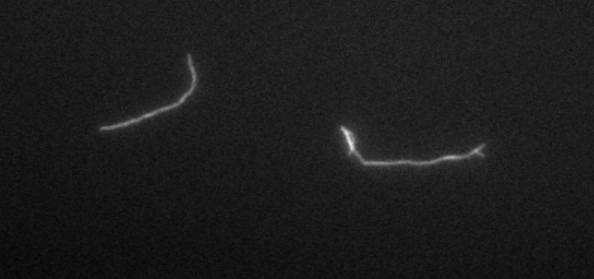
#> input picture Image Segmentation/2fil.PNG, 594 x 279 px
$ jupyter execute Presentable.ipynb
#> lines starting #> are read from the running program, lines starting #| are printed output that depends on the picture; after the words box and inside, x2 and y2 are one past the last pixel; in counts of white or black regions, pixels touching at a corner belong together
# Presentation

[cell 1]
import math
import numpy as np
import matplotlib.pyplot as plt
import skimage.data as data
import skimage.segmentation as seg
import skimage.filters as filters
import skimage.draw as draw
import skimage.color as color
from skimage.morphology import skeletonize as skel
from skimage.morphology import disk
from sklearn.preprocessing import normalize
from scipy import interpolate
from scipy.interpolate import Rbf, InterpolatedUnivariateSpline
import imageio as iio
import scipy.ndimage as ndi
from PIL import Image, ImageTk

# Loading image and setting formats

[cell 2]
#Loading image and setting proper format

im = iio.imread('2fil.PNG')
#> im is the input picture: shape (279, 594, 4); mean R, G, B, A 28, 28, 28, 255
im = color.rgb2gray(im)
#> im: shape (279, 594) float64

multi = iio.imread('multifil.PNG')
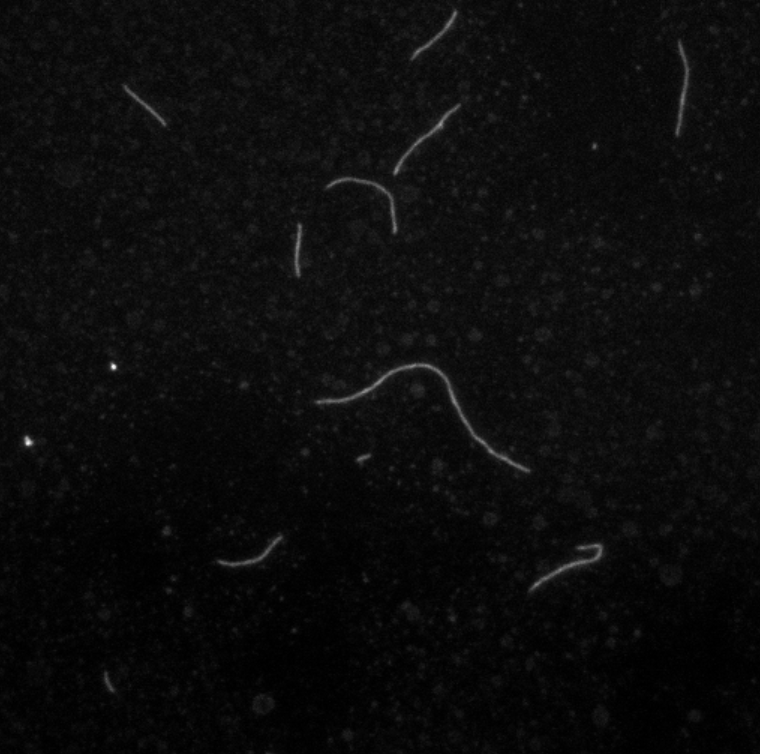
#> input picture Image Segmentation/multifil.PNG, 760 x 754 px
#> multi is the input picture: shape (754, 760, 4); mean R, G, B, A 11.7, 11.7, 11.7, 255
multi = color.rgb2gray(multi)
#> multi: shape (754, 760) float64
def im_show(image, nrows=1, ncols=1, cmap='gray', title=''):
    fig, ax = plt.subplots(nrows=nrows, ncols=ncols, figsize=(5, 5))
    ax.set_title(title, loc='center')
    ax.imshow(image, cmap='gray')
    ax.axis('off')
    return fig, ax

dx5 = iio.imread('Dx5-2 20nM 100%labelled wBSA_Thu Apr 11 2019_15.54.14.tif')
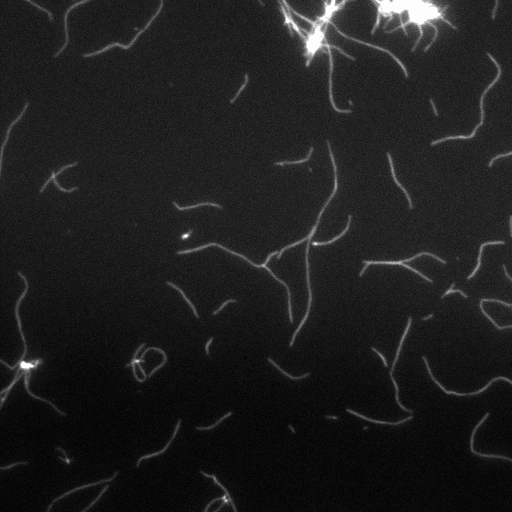
#> input picture Image Segmentation/Dx5-2 20nM 100%labelled wBSA_Thu Apr 11 2019_15.54.14.tif, 512 x 512 px
#> dx5 is the input picture: shape (512, 512); min 28, max 227, mean 52.3
dx5 = color.rgb2gray(dx5)

test1 = iio.imread('Dx5PEG 20nM 100%labelled_Fri May 10 2019_15.54.31.tif')
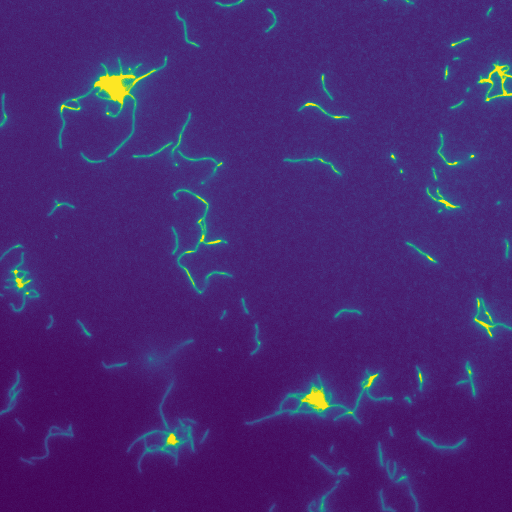
#> input picture Image Segmentation/Dx5PEG 20nM 100%labelled_Fri May 10 2019_15.54.31.tif, 512 x 512 px
#> test1 is the input picture: shape (512, 512, 4); mean R, G, B, A 70.5, 40.2, 114.8, 255
test1 = color.rgb2gray(test1)
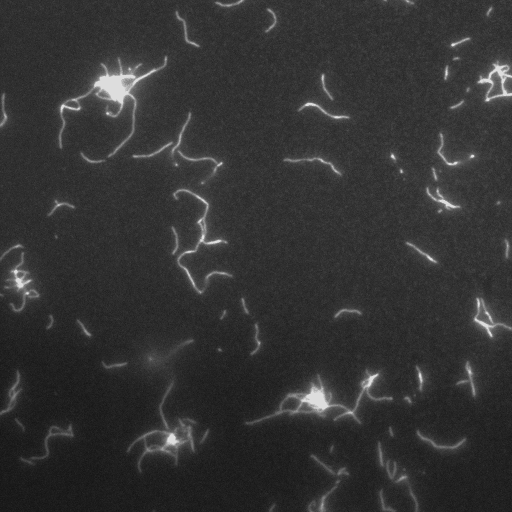
#> test1: shape (512, 512) float64; min 0.0832, max 0.869, mean 0.204
#im_show(im)
#im_show(multi)
im_show(dx5, title='Loaded image')
plt.savefig('loaded.PNG', dpi = 150)
#im_show(test1)

[cell 3]
file1 = "C:// asdasd/aosienoqwerwe/wrwehiu.tif"
name = file1.split("/")[-1].split(".")[0]
name

# Normalizing images

https://www.researchgate.net/post/How_do_I_normalize_2_grayscale_images_so_that_they_are_equivalent_to_each_other

https://stackoverflow.com/questions/21030391/how-to-normalize-an-array-in-numpy

[cell 4]
normulti= normalize(multi)
nordx = normalize(dx5)

[cell 5]
#im_show(nordx)

[cell 6]
#im_show(dx5)

# Thresholding

[cell 7]
#Experimenting to get a better final image
#idea that the interface could have slidebars to adjust image processing
def pre_processing_dark(multi):
    #thresholding, masking, filtering
    masked_multi = np.where(multi < np.percentile(multi, 99),0 , multi)
    mask_dilate = ndi.binary_dilation(masked_multi, iterations=1)
    mask_erosion = ndi.binary_erosion(mask_dilate, iterations=2)
    mask_closed = ndi.binary_closing(mask_erosion, iterations=3)
    mask_median = filters.median(mask_closed, disk(2.5))
    multi_final = mask_median

    return multi_final

def pre_processing_bright(multi):
    #thresholding, masking, filtering
    masked_multi = np.where(multi < np.percentile(multi, 94),0 , multi)
    mask_dilate = ndi.binary_dilation(masked_multi, iterations=3)
    mask_erosion = ndi.binary_erosion(mask_dilate, iterations=2)
    mask_closed = ndi.binary_closing(mask_erosion, iterations=2)
    mask_median = filters.median(mask_closed, disk(1.5))
    multi_final = mask_median

    return multi_final

[cell 8]
def pre_processing_general(multi):
    multi = normalize(multi, norm='l1')
    multi = np.where(multi < np.percentile(multi, 95),0 , multi)
    multi = ndi.binary_dilation(multi, iterations=2)
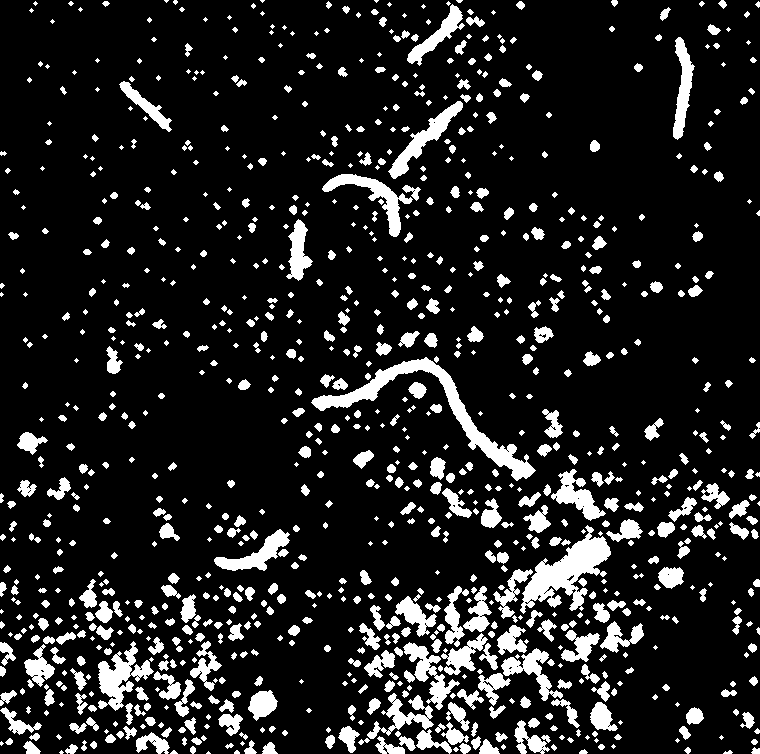
#> multi: shape (754, 760) bool; 13.2% white; 1003 white regions (317 under 20 px), largest, box (x1, y1, x2, y2) and area: (311, 357, 536, 481) 3722, (520, 525, 611, 614) 3189, (98, 641, 154, 711) 1619
    multi = ndi.binary_erosion(multi, iterations=1)
#> multi: shape (754, 760) bool; 8.9% white; 1151 white regions (719 under 20 px), largest, box (x1, y1, x2, y2) and area: (312, 358, 535, 480) 3126, (523, 534, 610, 602) 2362, (389, 102, 462, 178) 1116
    multi = ndi.binary_opening(multi, iterations=1)
#> multi: shape (754, 760) bool; 8.9% white; 1170 white regions (732 under 20 px), largest, box (x1, y1, x2, y2) and area: (312, 358, 535, 480) 3126, (523, 534, 610, 602) 2362, (389, 102, 462, 178) 1110
    #multi = ndi.binary_closing(multi, iterations=2)
    #multi = filters.median(multi, disk(5))


    return multi

multi_final = pre_processing_general(multi)
dx5_final = pre_processing_general(dx5)
#> in pre_processing_general (call 2), `multi = ndi.binary_dilation(multi, iterations=2)`: multi: shape (512, 512) bool; 9.7% white; 42 white regions (1 under 20 px), largest, box (x1, y1, x2, y2) and area: (279, 0, 410, 115) 3585, (175, 140, 354, 349) 3439, (370, 0, 457, 54) 2442
#> in pre_processing_general (call 2), `multi = ndi.binary_erosion(multi, iterations=1)`: multi: shape (512, 512) bool; 7.4% white; 45 white regions (4 under 20 px), largest, box (x1, y1, x2, y2) and area: (280, 1, 409, 114) 2964, (176, 141, 353, 348) 2550, (371, 1, 456, 53) 2063
#> in pre_processing_general (call 2), `multi = ndi.binary_opening(multi, iterations=1)`: multi: shape (512, 512) bool; 7.3% white; 45 white regions (4 under 20 px), largest, box (x1, y1, x2, y2) and area: (280, 1, 409, 114) 2960, (176, 141, 353, 348) 2550, (371, 1, 456, 53) 2053
test1_final = pre_processing_general(test1)
#> in pre_processing_general (call 3), `multi = ndi.binary_dilation(multi, iterations=2)`: multi: shape (512, 512) bool; 9.4% white; 69 white regions (2 under 20 px), largest, box (x1, y1, x2, y2) and area: (57, 54, 169, 159) 3109, (244, 367, 395, 427) 2950, (125, 402, 198, 474) 1940
#> in pre_processing_general (call 3), `multi = ndi.binary_erosion(multi, iterations=1)`: multi: shape (512, 512) bool; 7.2% white; 72 white regions (10 under 20 px), largest, box (x1, y1, x2, y2) and area: (58, 55, 168, 158) 2532, (245, 368, 394, 426) 2477, (126, 403, 197, 473) 1615
#> in pre_processing_general (call 3), `multi = ndi.binary_opening(multi, iterations=1)`: multi: shape (512, 512) bool; 7.2% white; 71 white regions (9 under 20 px), largest, box (x1, y1, x2, y2) and area: (58, 55, 168, 158) 2532, (245, 368, 394, 426) 2476, (126, 403, 197, 473) 1615


im_show(multi_final)
im_show(dx5_final)
im_show(test1_final)

multi_final = dx5_final

[cell 9]
im_show(dx5_final, title ="Our own thresholding method")
plt.savefig('thresholding_own.PNG', dpi = 150)

[cell 10]
im_show(multi, title='Example of image with spots')
plt.savefig('multi.PNG', dpi=150)

[cell 11]
im_show(multi_final, title='Image with spots fails during pre-processing')
plt.savefig('multi_fail.PNG', dpi=150)

# Labels and boxes

[cell 12]
#to see how labels work
#https://docs.scipy.org/doc/scipy/reference/generated/scipy.ndimage.label.html
labels, nobjects = ndi.label(multi_final)
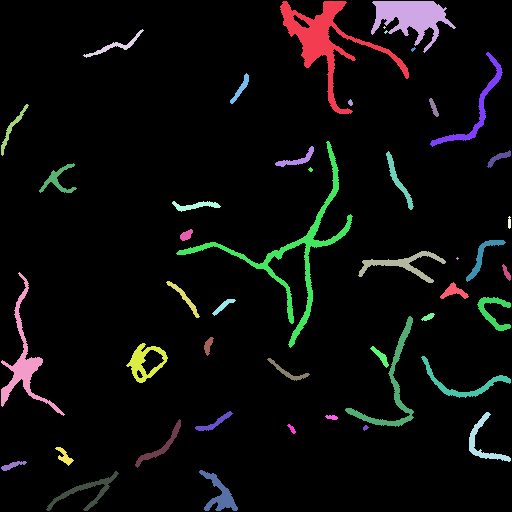
#> labels: shape (512, 512) int32; 47 distinct labels, from 0 to 46; one colour per label, 0 black
#> nobjects = 46
nobjects
boxes = ndi.find_objects(labels)
#> boxes = 46 items
plt.imshow(labels)
plt.title('Labeling the relevant objects')
plt.axis('off')
plt.savefig('labeling.PNG', dpi=150)
plt.show()

# Getting rid of small parts

[cell 13]
objects = [np.array(multi_final[boxes[i]]) for i in range(0,nobjects-1) if (np.array(multi_final[boxes[i]]).shape[0]*np.array(multi_final[boxes[i]]).shape[1] > 1000)]
#> objects = 19 items
for i in objects:
    im_show(i)
#> this loop made 19 passes
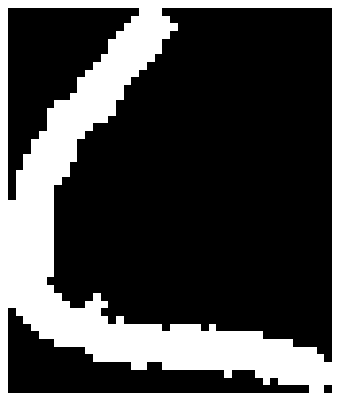
#> figure drawn by matplotlib, 1 panel
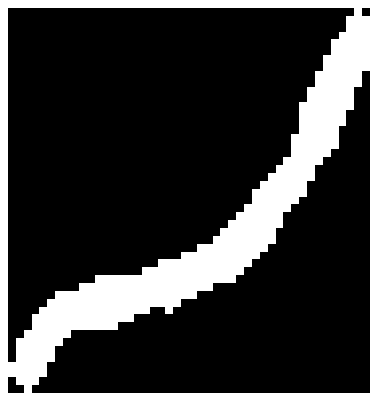
#> figure drawn by matplotlib, 1 panel

# Singlifying each object

[cell 14]
def singlify(list_of_objects):
    for single_object in list_of_objects:
        #first part is to get labels and boxes on each single object
        labels, nobs = ndi.label(single_object)
        boxes = ndi.find_objects(labels)

        #if there is only one object then no need to modify the picture
        if nobs>1: #if we have two or more objects
            #Then we have to compare their size and get the index of the biggest one
            obs = [np.array(single_object[boxes[i]]) for i in range(0,nobs)]
            obs_sizes = [ob.shape[0]*ob.shape[1] for ob in obs]
            n = int(np.where(obs_sizes == np.max(obs_sizes))[0])

            #now follows the mask that will filter everything but the biggest

            for i in range(0,nobs):
                if i != n:
                    single_object[boxes[i]].fill(0)
#> this loop made 19 passes
#> (nobs, obs_sizes) on passes 1, 2, 4, 6, 9, 14: (5, [14577, 1330, 9, 16, 35]), (5, [4420, 9, 16, 210, 25]), (2, [6935, 171]), (8, [36639, 819, 25, 495, 156, 792, 408, 110]), (2, [1680, 48]), (3, [7659, 418, 8])
#> nobs on passes 3, 5, 7, 8, 10, 11: 1, 1, 1, 1, 1, 1
#> pass 1, in singlify, `labels, nobs = ndi.label(single_object)`:
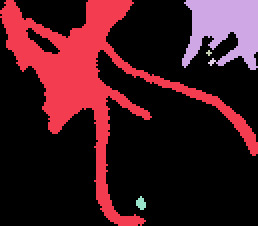
#> labels: shape (113, 129) int32 (shown 2 times larger); 6 distinct labels, from 0 to 5; one colour per label, 0 black
#> after the loop:
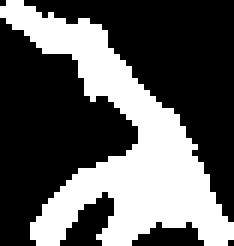
#> labels: shape (41, 39) int32 (shown 6 times larger); values 0 (black) and 1 (white), 36.3% white; 1 white region, box (x1, y1, x2, y2) and area: (0, 0, 39, 41) 580
    return list_of_objects
singles =  singlify(objects)
#> singles = 19 items

im_show(singles[3])

[cell 15]
#SAVING IMAGE
im_show(objects[3], title='Boxed filament before singlifying')
plt.savefig('boxed_before_singli.PNG', dpi=150)

[cell 16]
im_show(singles[3], title='Boxed filament after singlifying')
plt.savefig('boxed_after_singli.PNG', dpi=150)

# Getting backbone
Using only one image for test

[cell 17]
test_object = np.where(singles[5] >0, 1, 0)
test_output = skel(test_object)
#im_show(skel(test_object))

## Getting all backbones

[cell 18]
def backbone(objects):
    binaries = [np.where(ob > 0, 1, 0) for ob in objects]
#> binaries = 19 items
    backbones = [skel(binary) for binary in binaries]
#> backbones = 19 items
    binary_backbones = [np.where(ob ==True, 1, 0) for ob in backbones]
#> binary_backbones = 19 items
    return binary_backbones
backbones = backbone(singles)
#> backbones = 19 items
for i in backbones:
    im_show(i)

[cell 19]
im_show(singles[15], title='Test filament')
#plt.savefig('test_filament_before_skel.PNG', dpi=150)

[cell 20]
#SAVING IMAGE
im_show(backbones[13], title='Skeleton technique to retrieve backbone')
#plt.savefig('skeleton_backbone.PNG', dpi=150)

[cell 21]
#SAVING IMAGE
im_show(backbones[15], title='Backbone to fit')
plt.savefig('backbone_to_fit_success.PNG', dpi=150)

# From output image to output coordinates

[cell 22]
#the idea is to get first an arrays like [(x1,y1), (x2, y2), ...]
track = 15
locations = np.where(backbones[track]==True)
#> locations = 99 positions, rows 1 to 38, columns 2 to 88
im_show(backbones[track])
coords = [[locations[0][i], locations[1][i]] for i in range(0, len(locations[0]))]
#> coords = 99 pairs, first value 1 to 38, second value 2 to 88
#this actually outputs something like (yi, xi) and with y from bigger to smaller
# ordering the output
ordered = sorted(coords, key=lambda k: [k[1], k[0]])
#> ordered has the same summary as coords
ordered = [np.flip(x) for x in ordered]
#> ordered = 99 pairs, first value 2 to 88, second value 1 to 38
coords = ordered
#> coords has the same summary as ordered

# Fitting

## Polyfit

[cell 23]
#trying polynomial fit up to 10th degree
x = [coords[i][0] for i in range(0, len(coords))]
#> x = 99 values from 2 to 88
y = [coords[i][1] for i in range(0, len(coords))]
#> y = 99 values, max 38 at index 47, min 1 at index 0, mean 26.75

#poly coeffs
z = np.polyfit(x,y,10)
#> z = [1.22e-14, -5.59e-12, 1.1e-09, -1.2e-07, 8.04e-06, -0.000339, 0.00894, -0.141, 1.16, -1.96, 0.936]
#poly function
p = np.poly1d(z)
plt.plot(x,y,'ro', x, p(x), 'b', markersize=1)
plt.title('Failing to itting converted data using polynomials')
plt.savefig('fitted_fail_polynomial', dpi=150)

## Splines interpolation

[cell 24]
#to make it easier to handle we will divide our data into smaller chunks
def chunkIt(seq, num):
#> called with num = 5
    avg = len(seq) / float(num)
#> avg = 19.8
    out = []
    last = 0.0

    while last < len(seq):
        out.append(seq[int(last):int(last + avg)])
        last += avg
#> this loop made 5 passes
#> last on passes 1 to 5: 19.8, 39.6, 59.4, 79.2, 99
#> after the loop, last = 99; out = 5 items

    return out

n_chunks = 5
x_chunks = chunkIt(x, n_chunks)
#> x_chunks = 5 items
y_chunks = chunkIt(y, n_chunks)
#> the loop in chunkIt (call 2), `while last < len(seq):` made 5 passes
#> y_chunks = 5 items
yfinal = []
#cubic-spline for first chunk
#plt.figure()
for i in range(0,n_chunks):
    tck = interpolate.splrep(x_chunks[i], y_chunks[i], s=13)
    ynew = interpolate.splev(x_chunks[i], tck, der=0)
    yfinal.extend(ynew)
#> after the loop, yfinal = 99 values, max 37.85 at index 50, min 1.31 at index 0, mean 26.75

plt.plot(x, y,'ro', x, yfinal, 'b', markersize=1)
plt.title('Failing to fit converted data using cubic-spline interpolation')
plt.savefig('fitted_fail_splines', dpi=150)
plt.show()

#updating output coords
for i in range(0, len(coords)):
    if math.isnan(i):
        coords[i].astype(float)
        coords[i][1] = yfinal[i]
#> this loop made 99 passes

# Matching JFilament's output

[cell 25]
#now to match JFils format

#snake file
s = open("snake1.txt", "w+")
s.write("#\rX\rX\rX\rX\rX\rX\rX\rX\rX\r0\r")
for i in range(0, len(coords)):
    s.write("1\t"+ str(i) + "\t" + "%5.2f \t" % (coords[i][0]) + "%5.3f \t" % float((coords[i][1])) + "0\r")
s.close()

#empty elongation file, necessary to run Matlab script
e = open("elongation1.txt", "w+")
e.write("#\r#\r#\r#\r#\r#\r#\r#\r#\r\r\r#Snake Data\r#\r1 0")
e.close()
